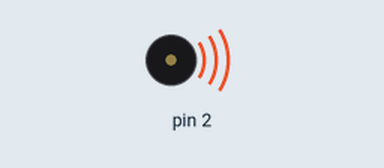
Recording of a sketch running on a simulated Arduino Uno, built with avr-gcc and run on an emulated ATmega328P. Shown: buzzer (waves = sounding).

Above: at 0.1 s.
At 2.3 s:
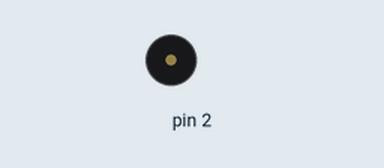
Timing chart, 0 to 3.8 s (numbered marks = the images above):
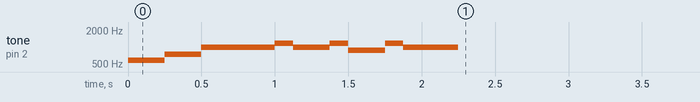

Measured:
- by itself, tone on pin 2: plays 587 Hz for 0.25 s, 740 Hz for 0.25 s, 988 Hz for 0.50 s, 1175 Hz for 0.13 s, 988 Hz for 0.25 s, 1175 Hz for 0.13 s … (9 notes in this stretch)

The sketch:

test_piezo.ino
```cpp
void setup() {
  // put your setup code here, to run once:
  pinMode(2, INPUT);
  //StartGameSong();
  //GoodPlaceSong();
  VictorySong();
}

void loop() {
  // put your main code here, to run repeatedly:
}

void GoodPlaceSong()
{
  tone(2, 1046.5f, 250);
  delay(250);
  tone(2, 1397, 250);
  delay(250);
}

void VictorySong()
{
  tone(2, 587); // D4
  delay(250);
  tone(2, 740 , 250); // F#4
  delay(250);
  tone(2, 988 , 500); // B4
  delay(500);
  tone(2, 1175, 125); // D5
  delay(125);
  tone(2, 988 , 250); // B4
  delay(250);
  tone(2, 1175, 125); // D5
  delay(125);
  tone(2, 880 , 250); // A4
  delay(250);
  tone(2, 1175, 125); // D5
  delay(125);
  tone(2, 988 , 375); // B4

}

void StartGameSong()
{
  tone(2, 523); // C4
  delay(250);

  tone(2, 440); // A3
  delay(250);

  tone(2, 587); // D4
  delay(62);

  tone(2, 698); // F4
  delay(62);

  tone(2, 587, 250); // D4
  delay(250);
}
```
